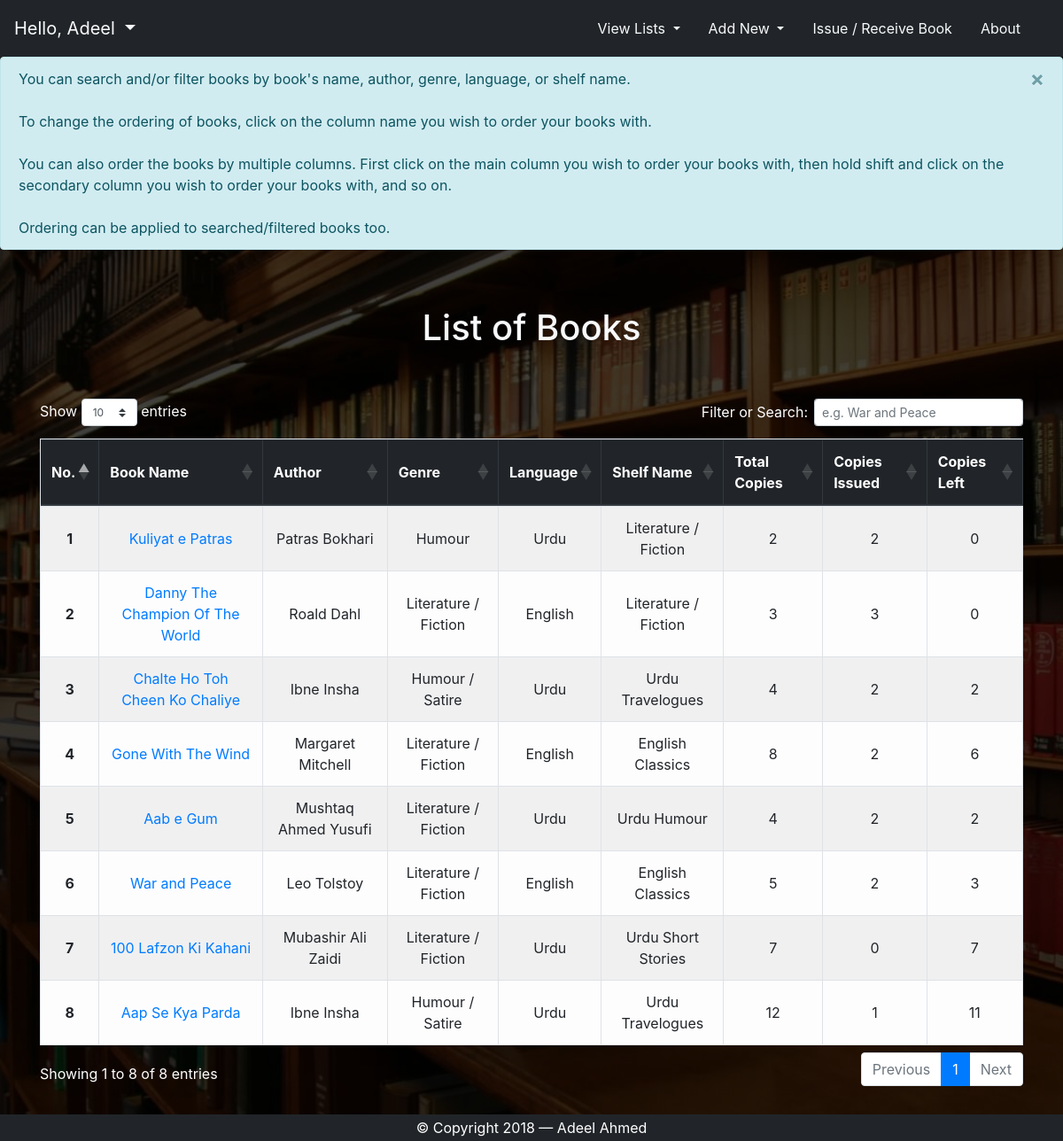
Screenshot of /book-listing (signed in) with the database file from the repository.
### tables this page shows
CREATE TABLE IF NOT EXISTS `book` (
  `id` int(11) NOT NULL AUTO_INCREMENT,
  `name` varchar(255) NOT NULL,
  `author` varchar(255) NOT NULL,
  `genre` varchar(255) NOT NULL,
  `book_language` varchar(255) NOT NULL,
  `shelf` varchar(255) NOT NULL,
  `total_copies` int(11) NOT NULL,
  `issued_copies` int(11) NOT NULL DEFAULT '0',
  PRIMARY KEY (`id`)
);

### core/scripts/php/fetch-book-listing.php (the view)
<?php
    $queryBooks = $connection->prepare('SELECT * FROM book');
    $queryBooks->execute();
    echo '
    <table id="book-table" class="table tablesorter-bootstrap table-light table-striped table-bordered table-responsive-sm table-hover text-center">
        <thead class="thead-dark">
            <tr>
                <th scope="col">No.</th>
                <th scope="col">Book Name</th>
                <th scope="col">Author</th>
                <th scope="col">Genre</th>
                <th scope="col">Language</th>
                <th scope="col">Shelf Name</th>
                <th scope="col">Total Copies</th>
                <th scope="col">Copies Issued</th>
                <th scope="col">Copies Left</th>
            </tr>
        </thead>
        <tbody>    ';
    $num = 1;
    foreach($queryBooks->fetchAll(PDO::FETCH_NUM) as $row)
    {
       echo "
            <tr>
            ";
            for ($i = 0; $i <= 8; $i++)
            {
                switch($i)
                {
                    case 0:
                        echo "<th scope='row'>". $num ."</th>";
                        $num += 1;
                        break;
                    case 1:
                        echo "<td><a href='view-book?name=".urlencode($row[$i])."'>". $row[$i] . "</a></td>";
                        break;
                    case 6:
                        $total_copies =  $row[$i];
                        echo "<td>". $row[$i] . "</td>";
                        break;
                    case 7:
                        $issued_copies = $row[$i];
                        echo "<td>". $row[$i] . "</td>";
                        break;
                    case 8:
                        $remaining_copies = $total_copies - $issued_copies;
                        echo "<td>". $remaining_copies . "</td>";
                        break;
                    default:
                        echo "<td>". $row[$i] . "</td>";
                        break;
                }
            }
       echo "</tr>";
    }
    echo "
        </tbody>
    </table>";
?>

### book-listing.php (shortened to what this page needs)
<?php
if (empty($_SESSION))
{
    header("Location: /library-management/");
}
else require("views/book_listing.view.php");
?>

### views/partials/header.partialview.php (shortened to what this page needs)
<!doctype html>
<html lang="en">
  <head>
    <link rel="stylesheet" href="https://cdnjs.cloudflare.com/ajax/libs/meyer-reset/2.0/reset.css">
    <link rel="stylesheet" href="https://maxcdn.bootstrapcdn.com/bootstrap/4.0.0/css/bootstrap.min.css">
    <?php
      if (!empty($_SESSION["user_name"]))
      {
        echo '<link rel="stylesheet" href="core/css/logged-in-style.css">
    <link rel="stylesheet" href="core/css/goodreads-iframe.css">
    <link rel="stylesheet" href="core/css/tablesorter-bootstrap4.css">
    <link rel="stylesheet" type="text/css" href="https://cdn.datatables.net/1.10.18/css/dataTables.bootstrap4.min.css"/>
    <link rel="stylesheet" type="text/css" href="https://cdn.datatables.net/fixedheader/3.1.4/css/fixedHeader.bootstrap4.min.css"/>
    <link rel="stylesheet" type="text/css" href="https://cdn.datatables.net/responsive/2.2.2/css/responsive.bootstrap4.min.css"/>';
      }
      else echo '<link rel="stylesheet" href="core/css/login-register-style.css">';
    ?>
  </head>

### views/partials/navigation.partialview.php (shortened to what this page needs)
<body>
    <nav class="navbar navbar-dark navbar-expand-lg py-1">
        <div class="dropdown show">
                <a class="navbar-brand text-light dropdown-toggle" href="#" data-toggle="dropdown">
                    Hello, <?= $_SESSION["user_name"] ?>
                </a>
            </div>
        <div class="collapse navbar-collapse justify-content-end" id="myNavbar">
            <ul class="navbar nav">
                <li class="nav-item dropdown">
                    <a class="nav-link dropdown-toggle text-light" href="#" id="navbarDropdownMenuLinkListing" data-toggle="dropdown" aria-haspopup="true" aria-expanded="false">
                    View Lists
                    </a>
                </li>
                <li class="nav-item dropdown">
                    <a class="nav-link dropdown-toggle text-light" href="#" id="navbarDropdownMenuLinkAddNew" data-toggle="dropdown" aria-haspopup="true" aria-expanded="false">
                    Add New
                    </a>
                </li>
                <li class="navbar-item">
                    <a class="nav-link text-light" href="issue-receive-book">Issue / Receive Book</a>
                </li>
                <li class="navbar-item">
                    <a class="nav-link text-light" href="about">About</a>
                </li>
            </ul>
        </div>
    </nav>

### views/book_listing.view.php (shortened to what this page needs)
<?php
    require("partials/header.partialview.php");
    require("partials/navigation.partialview.php");
    if (!(empty($_SESSION["firstTimeViewingBook"])))
    {
        echo <<< EOD
        <div class="alert alert-info alert-dismissible fade show" role="alert">
            You can search and/or filter books by book's name, author, genre, language, or shelf name. <br><br>
            To change the ordering of books, click on the column name you wish to order your books with. <br><br>
            You can also order the books by multiple columns. First click on the main column you wish to order your books with,
            then hold shift and click on the secondary column you wish to order your books with, and so on. <br><br>
            Ordering can be applied to searched/filtered books too.
            <button type="button" class="close" data-dismiss="alert" aria-label="Close">&times;</button>
        </div>
EOD;
    }
?>
   <div class="container">
        <h1 class="text-light text-center pt-5 pb-5">List of Books</h1>
            <?php require("controllers/Book_Listing.php");?>
    </div>
<?php
require('partials/footer.partialview.php');
?>

### controllers/Book_Listing.php (shortened to what this page needs)
<?php
$connection = BooksDatabaseConnection::ConnectTo_BooksDatabase();
$queryBooks = $connection->prepare('SELECT COUNT(*) FROM book');
$queryBooks->execute();
if ($queryBooks->fetchColumn() > 0)
{
    require('core/scripts/php/fetch-book-listing.php');
}
else{
    echo "<br/><br/><br/><br/><br/>";
    echo "<h3 class='text-light'>You haven't added any book yet. Click on 'Add New Book' to start adding books now.</h4>";
}
?>

### views/partials/footer.partialview.php
  <footer class="navbar-dark text-white text-center">&copy; Copyright <?=date('Y');?> — Adeel Ahmed</footer>
  </body>
</html>

### core/css/logged-in-style.css (style rules this page uses)
html { position: relative; min-height: 100%; }
body { min-height: 100%; background: linear-gradient(rgba(0, 0, 0, 0.75), rgba(0, 0, 0, 0.75)), url('../../images/library1.jpg') center no-repeat fixed; background-size: cover; margin-bottom: 60px; }
.navbar-dark { background-color: #212529; }
footer { position: absolute; bottom: 0; left: 0; right: 0; height: 30px; line-height: 30px; }

### rows the page displays
book: name "Kuliyat e Patras", author "Patras Bokhari", genre "Humour", book_language "Urdu", shelf "Literature / Fiction", total_copies "2", issued_copies "2", remaining_copies "0"
book: num "2", name "Danny The Champion Of The World", author "Roald Dahl", genre "Literature / Fiction", book_language "English", shelf "Literature / Fiction", total_copies "3", issued_copies "3", remaining_copies "0"
book: num "3", name "Chalte Ho Toh Cheen Ko Chaliye", author "Ibne Insha", genre "Humour / Satire", book_language "Urdu", shelf "Urdu Travelogues", total_copies "4", issued_copies "2"
book: num "4", name "Gone With The Wind", author "Margaret Mitchell", genre "Literature / Fiction", book_language "English", shelf "English Classics", total_copies "8", issued_copies "2", remaining_copies "6"
book: num "5", name "Aab e Gum", author "Mushtaq Ahmed Yusufi", genre "Literature / Fiction", book_language "Urdu", shelf "Urdu Humour", total_copies "4", issued_copies "2"
book: num "6", name "War and Peace", author "Leo Tolstoy", genre "Literature / Fiction", book_language "English", shelf "English Classics", total_copies "5", issued_copies "2", remaining_copies "3"
book: num "7", name "100 Lafzon Ki Kahani", author "Mubashir Ali Zaidi", genre "Literature / Fiction", book_language "Urdu", shelf "Urdu Short Stories", total_copies "7", issued_copies "0"
book: num "8", name "Aap Se Kya Parda", author "Ibne Insha", genre "Humour / Satire", book_language "Urdu", shelf "Urdu Travelogues", total_copies "12", issued_copies "1", remaining_copies "11"

### other values shown
$_SESSION["user_name"] "Adeel"
